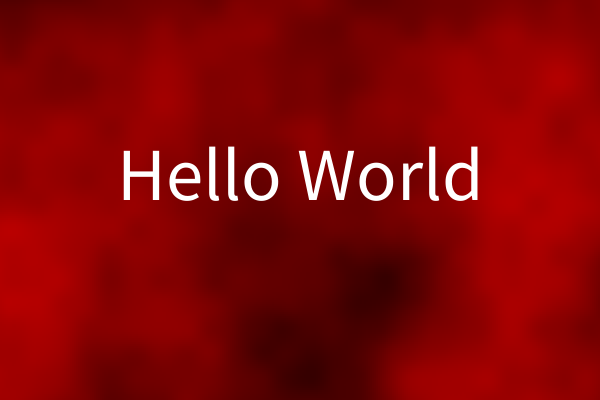
Frame 1 (no input)
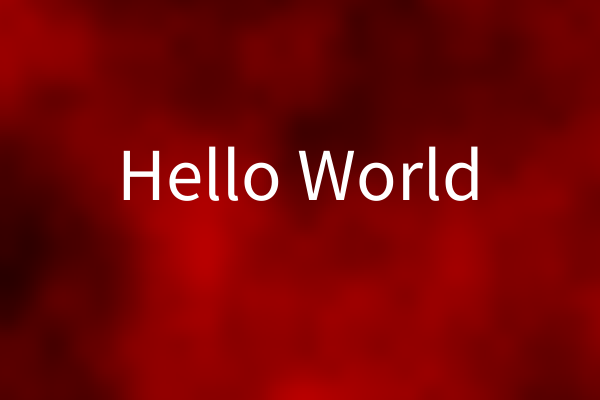
Frame 60 (the mouse pressed at the canvas centre just before this capture)
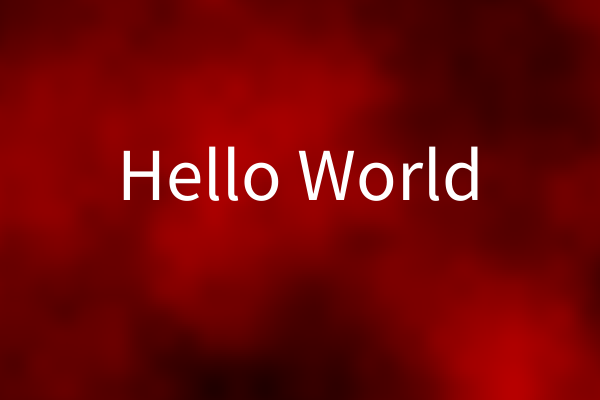
Frame 120 (the mouse held since frame 60 and released just before this capture)

The Processing sketch that drew these frames (run headless with seeded random() and noise(); from frame 60 on, the mouse is pressed at the canvas centre):

// Processing sketch: motion_25_noise
// ── motion_25_noise.pde
float xstart, ystart, xdirnoise, ydirnoise, speed;
// The higher the step value the faster the program
// will run, but you will get less detail
int step = 2;
 
void setup() {
  size(600, 400);
  noStroke();
  xstart = random(10);
  ystart = random(10);
  xdirnoise = random(10);
  ydirnoise = random(10);
  speed = 10; // speed of the wind
}
 
void draw() {
  float xnoise = xstart;
  float ynoise = ystart;
  // noisy directions
  float xdir = (noise(xdirnoise) - 0.5) * speed;
  float ydir = (noise(ydirnoise) - 0.5) * speed; 
  // stable directions
  // xdir = -1 * speed;
  // ydir = 0 * speed;
  xstart = xstart + xdir * 0.01;
  ystart = ystart + ydir * 0.01;
  xdirnoise = xdirnoise + 0.01;
  ydirnoise = ydirnoise + 0.01;
     
  for (int y = 0; y < height; y = y + step) { 
    ynoise += 0.01;
    xnoise = xstart;
    for (int x = 0; x < width; x = x + step) {
      xnoise += 0.01;
      float nc = noise(xnoise, ynoise) * 255;
      //For RGB
      fill(nc, 0, 0);
      //For grayscale
      //fill(nc);
      rect(x, y, step, step);
    }
  }
  fill(255);
  textAlign(CENTER);
  textSize(75);
  text("Hello World", width/2, height/2);
}
